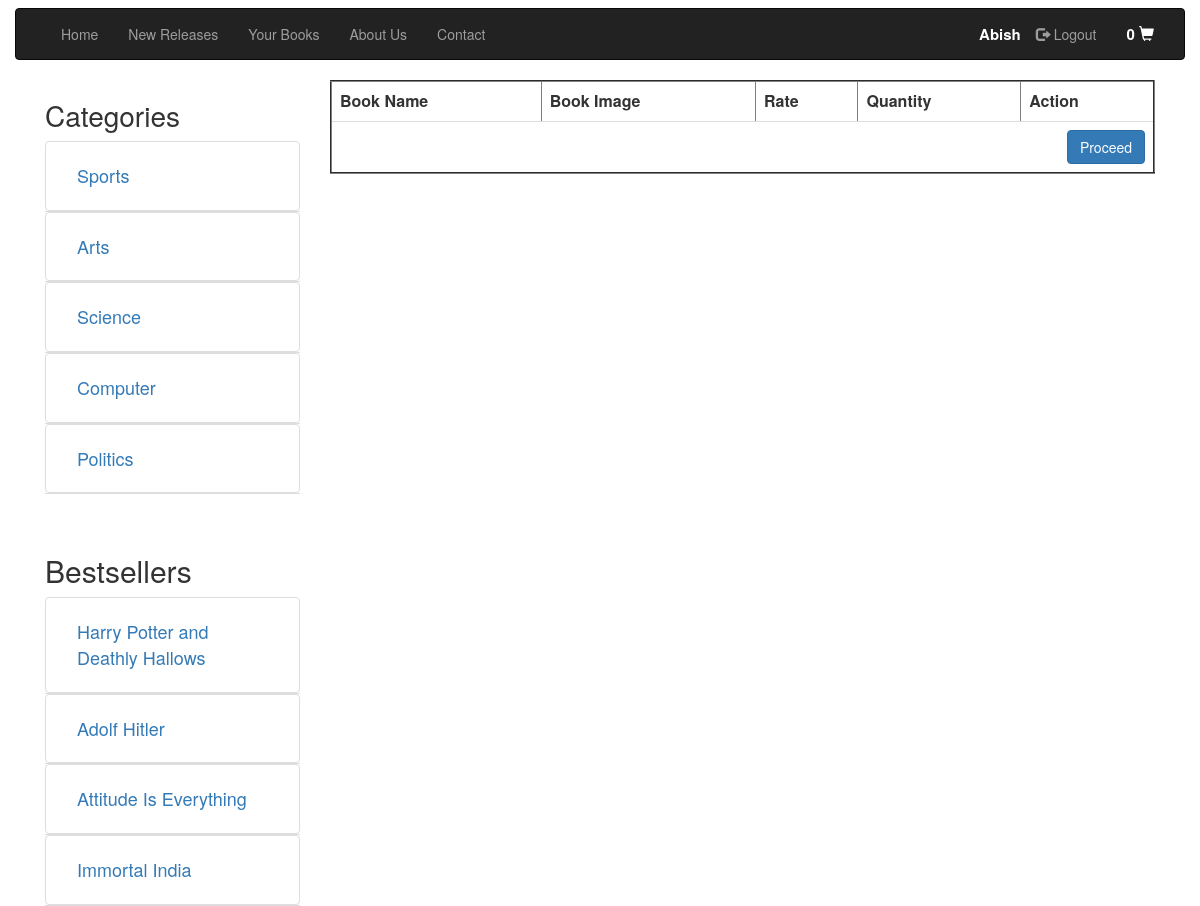
The page /cart.php?Cust_Id=6 (signed in) on the database its author committed.
### tables this page shows
CREATE TABLE IF NOT EXISTS `customer` (
  `Cust_Id` int(11) NOT NULL AUTO_INCREMENT,
  `Name` varchar(100) NOT NULL,
  `Email` varchar(100) NOT NULL,
  `Password` varchar(100) NOT NULL,
  `Confirm_Password` varchar(100) NOT NULL,
  `Contact_Num` char(100) NOT NULL,
  PRIMARY KEY (`Cust_Id`)
);

CREATE TABLE IF NOT EXISTS `category` (
  `cateogry_Id` int(11) NOT NULL AUTO_INCREMENT,
  `category_Name` varchar(100) NOT NULL,
  PRIMARY KEY (`cateogry_Id`)
);

CREATE TABLE IF NOT EXISTS `books` (
  `Book_Id` int(11) NOT NULL AUTO_INCREMENT,
  `Book_Name` varchar(100) NOT NULL,
  `Book_Image` text NOT NULL,
  `Author_Name` varchar(100) NOT NULL,
  `Book_Rate` char(100) NOT NULL,
  `Format` varchar(100) NOT NULL,
  `Language` varchar(100) NOT NULL,
  `Released` date NOT NULL,
  `Pages` char(100) NOT NULL,
  `Cathegory` varchar(100) NOT NULL,
  `Description` varchar(5000) NOT NULL,
  `Available_Books` char(200) NOT NULL,
  PRIMARY KEY (`Book_Id`)
);

### cart.php (the view, shortened to what this page needs)
<?php
include('index_header.php');
include('connect.php');
?>
<div class="container">
<div class="col-sm-3 col-md-3 col-lg-3 Categories ">
	<h1>Categories</h1>
	<?php
	$sql_query_1 = mysqli_query($connection,"SELECT * from category");
?>
    <?php while($row = mysqli_fetch_row($sql_query_1)){
		?>
                <ul class="nav nav-tabs nav-stacked">
              <li class="list-group-item" style="font-size:18px"><?php echo '<a href="categories.php?cateogry_Id='.$row[0].'">'; echo $row[1]; ?></a></li>
            	</ul>
	<?php }?><br><br>
			<h2>Bestsellers</h2>
				<?php
	$sql_query_2 = mysqli_query($connection,"select * from books where Book_Rate >= 500");
	 while($row = mysqli_fetch_row($sql_query_2)){
	 ?>
                <ul class="nav nav-tabs nav-stacked" style="font-size:18px">
                    <li class="list-group-item"><?php echo '<a href="bestseller.php?Book_Id='.$row[0].'">'; echo $row[1]; ?></a></li>
                     </ul>
		<?php }?>
</div>
<div class="col-sm-9 col-md-9 col-lg-9 ">
			<table class="table table-border" border="2px solid black">
				<tr>
					<th>Book Name</th>
					<th>Book Image</th>
					<th>Rate</th>
					<th>Quantity</th>
                    <th>Action</th>
				</tr>
				<tr>
					<td colspan="5">
					<?php	$Cart_Id = $row[0];
					echo '<button type="submit" class="btn btn-primary" style="float:right">Proceed</button>'; ?>
					</td>
				</tr>
			</table>
</div>
</div>

### Customer/index_header.php (shortened to what this page needs)
<html>
<head>
<link rel="stylesheet" href="bootstrap/css/bootstrap.min.css" type="text/css" />
<link  href="css/stylesheet.css"  rel="stylesheet" type="text/css" />
</head>
<body>
<?php
include('connect.php');
?>
<div class="container" >
<div class="row content">
<nav class="navbar navbar-inverse" style="margin-top:8px" >
  <div class="container-fluid" >
    <div class="collapse navbar-collapse" id="navbar-collapse-1">
    <ul class="nav navbar-nav">
            <li><a href="index.php" >Home</a></li>
            <li><a href="new_releases.php">New Releases</a></li>
            <li><a href="cart.php">Your Books</a></li>
            <li><a href="about_us.php">About Us</a></li>
            <li><a href="contact.php">Contact</a></li>
    </ul>
		 <?php
		 if($_SESSION == true){
           $login_userid = $_SESSION['login_user'];
if($login_userid){
	$sql="select * from customer where Cust_Id=$login_userid";
	 $result = mysqli_query($connection,$sql);
	 $rowdata = mysqli_fetch_row($result);
	 $name  = $rowdata[1];
 ?>
<ul class="nav navbar-nav navbar-right">
<?php
	$sql1="select count(*) from cart where Cust_Id=$login_userid";
	 $result1 = mysqli_query($connection,$sql1);
	 $row1 = mysqli_fetch_row($result1);
?>
<li><a href="cart.php?Cust_Id=<?php echo $rowdata[0]; ?>"><span style="font-size:15px;font-weight:bold;color:#fff;"><?php echo $row1[0]; ?> </span><span class="glyphicon glyphicon-shopping-cart shopping-cart-icon"></span> </a></li>
<?php
}else{
	$name = "";
}
		 }
?>
</ul>
<ul class="nav navbar-nav navbar-right">
 <?php
	  if($_SESSION && $_SESSION['login_user']){
      echo '  <li style="font-size:15px;color:#fff;padding-top: 15px;font-weight:bold;"> '.$name.'</li>
	  <li><a href="logout.php"><span class="glyphicon glyphicon-log-out"></span> Logout</a></li> ' ?>
	 <?php }else{ ?>
	 <li><a href="login_index.php"><span class="glyphicon glyphicon-log-in"></span> Sign In</a></li>
	 <li><a href="new_customer.php"><span class="glyphicon glyphicon-user"></span> Sign Up</a></li>
	 <?php }
	  ?>
</ul>
  </div>
  </div>
</nav>
</div>
</div>

### Customer/css/stylesheet.css (style rules this page uses)
.Categories h1 { font-size:28px; }
.shopping-cart-icon { color:#fff; font-size: 15px; margin-top: 0px; }

### rows shown on the page
customer: Name "Abish"
category: category_Name "Sports"
category: category_Name "Arts"
category: category_Name "Science"
category: category_Name "Computer"
category: category_Name "Politics"
books: Book_Name "Harry Potter and Deathly Hallows"
books: Book_Name "Adolf Hitler"
books: Book_Name "Attitude Is Everything"
books: Book_Name "Immortal India"

### other values the page prints
$row1[0] "0"
